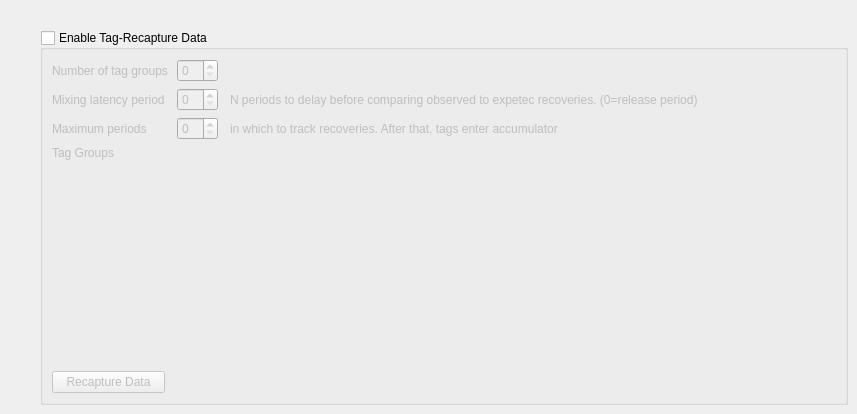
     <widget class="QWidget" name="tab_tag">
      <attribute name="title">
       <string>Tag Data</string>
      </attribute>
      <widget class="QGroupBox" name="groupBox_tag">
       <property name="geometry">
        <rect>
         <x>40</x>
         <y>30</y>
         <width>808</width>
         <height>375</height>
        </rect>
       </property>
       <property name="title">
        <string>Enable Tag-Recapture Data</string>
       </property>
       <property name="checkable">
        <bool>true</bool>
       </property>
       <property name="checked">
        <bool>false</bool>
       </property>
       <layout class="QGridLayout" name="gridLayout_4">
        <item row="0" column="2">
         <widget class="QSpinBox" name="spinBox_tag_num_groups"/>
        </item>
        <item row="3" column="0">
         <widget class="QLabel" name="label_tag_release_data">
          <property name="text">
           <string>Tag Groups</string>
          </property>
         </widget>
        </item>
        <item row="5" column="0">
         <widget class="QPushButton" name="pushButton_tag_rec_obs">
          <property name="text">
           <string>Recapture Data</string>
          </property>
         </widget>
        </item>
        <item row="2" column="5">
         <spacer name="horizontalSpacer_tag">
          <property name="orientation">
           <enum>Qt::Horizontal</enum>
          </property>
          <property name="sizeHint" stdset="0">
           <size>
            <width>54</width>
            <height>20</height>
           </size>
          </property>
         </spacer>
        </item>
        <item row="4" column="5">
         <spacer name="verticalSpacer_tag_rec_obs">
          <property name="orientation">
           <enum>Qt::Vertical</enum>
          </property>
          <property name="sizeHint" stdset="0">
           <size>
            <width>20</width>
            <height>40</height>
           </size>
          </property>
         </spacer>
        </item>
        <item row="0" column="4">
         <spacer name="horizontalSpacer_tag_num_groups">
          <property name="orientation">
           <enum>Qt::Horizontal</enum>
          </property>
          <property name="sizeHint" stdset="0">
           <size>
            <width>40</width>
            <height>20</height>
           </size>
          </property>
         </spacer>
        </item>
        <item row="4" column="0" colspan="5">
         <layout class="QHBoxLayout" name="horizontalLayout_tag_reldata"/>
        </item>
        <item row="1" column="4">
         <widget class="QLabel" name="label_tag_latency_info">
          <property name="text">
           <string>N periods to delay before comparing observed to expetec recoveries. (0=release period)</string>
          </property>
         </widget>
        </item>
        <item row="1" column="0">
         <widget class="QLabel" name="label_tag_latency_period">
          <property name="text">
           <string>Mixing latency period</string>
          </property>
         </widget>
        </item>
        <item row="1" column="2">
         <widget class="QSpinBox" name="spinBox_tag_latency"/>
        </item>
        <item row="0" column="0" colspan="2">
         <widget class="QLabel" name="label_tag_num_groups">
          <property name="text">
           <string>Number of tag groups</string>
          </property>
         </widget>
        </item>
        <item row="2" column="0">
         <widget class="QLabel" name="label_tag_max_periods">
          <property name="text">
           <string>Maximum periods</string>
          </property>
         </widget>
        </item>
        <item row="2" column="2">
         <widget class="QSpinBox" name="spinBox_tag_max_per"/>
        </item>
        <item row="2" column="4">
         <widget class="QLabel" name="label_tag_max_info">
          <property name="text">
           <string>in which to track recoveries. After that, tags enter accumulator</string>
          </property>
         </widget>
        </item>
       </layout>
      </widget>
     </widget>
